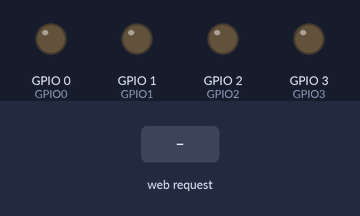
Simulated run of this sketch. Board: ESP8266 (NodeMCU). Parts: output pins drawn as LEDs (lit = HIGH). Inputs (shaded band) come from the test bench. What the sketch prints to the serial monitor is not drawn.

Above: at 1.2 s.
1.3 s: HTTP request GET /up?state=on received
At 1.8 s:
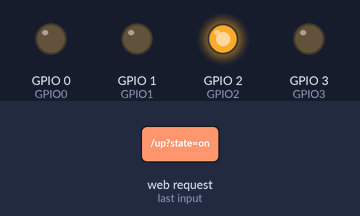
2.8 s: HTTP request GET /down?state=on received
At 4.0 s:
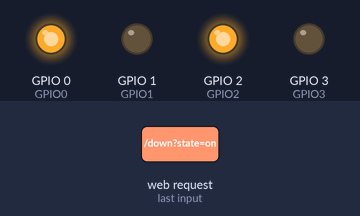
4.3 s: HTTP request GET /left?state=on received
At 5.3 s:
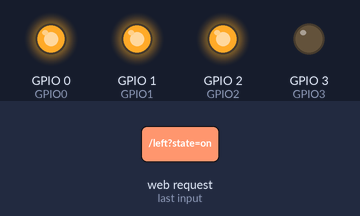
5.8 s: HTTP request GET /right?state=on received
At 6.4 s:
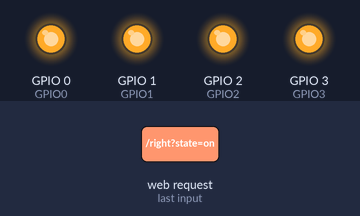
7.3 s: HTTP request GET /stop received
At 7.6 s:
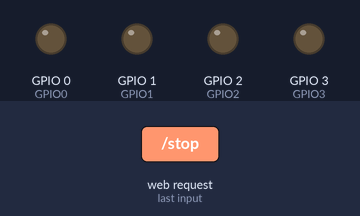
8.8 s: HTTP request GET /down?state=on received
At 9.9 s:
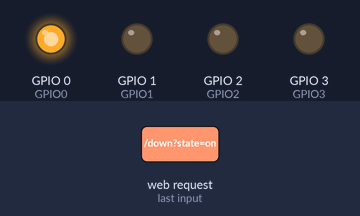
Timing chart, 0 to 11.3 s (numbered marks = the images above; inputs shaded):
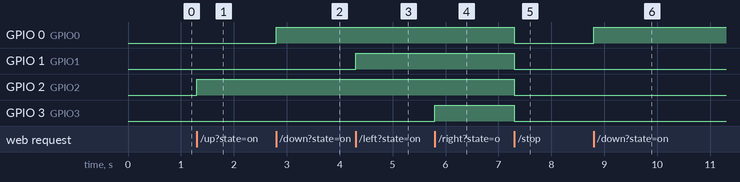

The sketch:

CAR_WEBSERVER_ESP.ino
```cpp
#include <ESP8266WiFi.h>
#include <WiFiClient.h>
#include <ESP8266WebServer.h>
#include <ESP8266mDNS.h>

const char* ssid = "ESP_TAILER";
const char* password = "";
const int GPIO2 = 2; //UP
const int GPIO0 = 0; //DOWN
const int GPIO3 = 3; //RIGHT
const int GPIO1 = 1; //LEFT

String site = "";

ESP8266WebServer server(80);

void geraSite() {
  site = "<html>\n";
  site += "<head><title> ESP8266 CarControl</title></head>\n";
  site += "<body>\n";
  site += "<h5>UP</h5><br>\n";
  site += "<center><a href=\"/up?state=on\"><button style=\"font-size: 34px;\">UP ON</button></a></center>\n";
  site += "<br><center><a href=\"/up?state=off\"><button style=\"font-size: 34px;\">UP OFF</button></a></center>";
  site += "<hr>\n";
  site += "<h5>DOWN</h5><br>\n";
  site += "<center><a href=\"/down?state=on\"><button style=\"font-size: 34px;\">DOWN ON</button></a></center>\n";
  site += "<br><center><a href=\"/down?state=off\"><button style=\"font-size: 34px;\">DOWN OFF</button></a></center>";
  site += "<hr>\n";
  site += "<h5>LEFT</h5><br>\n";
  site += "<center><a href=\"/left?state=on\"><button style=\"font-size: 34px;\">LEFT ON</button></a></center>\n";
  site += "<br><center><a href=\"/left?state=off\"><button style=\"font-size: 34px;\">LEFT OFF</button></a></center>";
  site += "<hr>\n";
  site += "<h5>RIGHT</h5><br>\n";
  site += "<center><a href=\"/right?state=on\"><button style=\"font-size: 34px;\">RIGHT ON</button></a></center>\n";
  site += "<br><center><a href=\"/right?state=off\"><button style=\"font-size: 34px;\">RIGHT OFF</button></a></center>";
  site += "<h5>STOP ALL</h5><br>\n";
  site += "<center><a href=\"/stop\"><button style=\"font-size: 34px;\">STOP ALL</button></a></center>\n";
  site += "</body>\n";
  site += "</html>";

  server.send(200, "text/html", site);

  site = "";
}

void stop_all(){
   digitalWrite(GPIO2, LOW);
   digitalWrite(GPIO0, LOW);
   digitalWrite(GPIO1, LOW);
   digitalWrite(GPIO3, LOW);
}

void setup() {
 Serial.begin(115200);
 delay(10);

 // preparar GPIO's para mandar suas saidas para o Arduino
 pinMode(GPIO2, OUTPUT);
 pinMode(GPIO0, OUTPUT);
 pinMode(GPIO1, OUTPUT);
 pinMode(GPIO3, OUTPUT);

 stop_all();

 Serial.println();
 Serial.print("Connecting to ");
 Serial.println(ssid);

 //ESP.restart();
 WiFi.mode(WIFI_AP);
 WiFi.softAP(ssid);
 IPAddress mvIP = WiFi.softAPIP();
 Serial.println(mvIP);
 server.on("/", geraSite);

 server.on("/up", []() { //Quando o direcional pra cima for clicado
  String state = server.arg("state");
  if (state == "on"){
     digitalWrite(GPIO2, HIGH);
  }else if (state == "off"){
     stop_all();
  }
  geraSite();
});

server.on("/down", []() {
  String state = server.arg("state");
  if (state == "on"){
     digitalWrite(GPIO0, HIGH);
  }else if (state == "off"){
     stop_all();
  }
  geraSite();
});

server.on("/left", []() {
  String state = server.arg("state");
  if (state == "on"){
     digitalWrite(GPIO1, HIGH);
  }else if (state == "off"){
     stop_all();
  }
  geraSite();
});

server.on("/right", []() {
  String state = server.arg("state");
  if (state == "on"){
    digitalWrite(GPIO3, HIGH);
  }else if (state == "off"){
     stop_all();
  }
  geraSite();
});

server.on("/stop", []() {
  stop_all();
  geraSite();
});

 server.begin();
}

void loop() {
 server.handleClient();
}
```

Measured:
- after the input at 1.3 s, GPIO 2 (GPIO2): LOW → HIGH at once
- after the input at 2.8 s, GPIO 0 (GPIO0): LOW → HIGH at once
- after the input at 4.3 s, GPIO 1 (GPIO1): LOW → HIGH at once
- after the input at 5.8 s, GPIO 3 (GPIO3): LOW → HIGH at once
- after the input at 7.3 s, GPIO 0 (GPIO0), GPIO 1 (GPIO1), GPIO 2 (GPIO2), GPIO 3 (GPIO3): HIGH → LOW at once
- after the input at 8.8 s, GPIO 0 (GPIO0): LOW → HIGH at once
